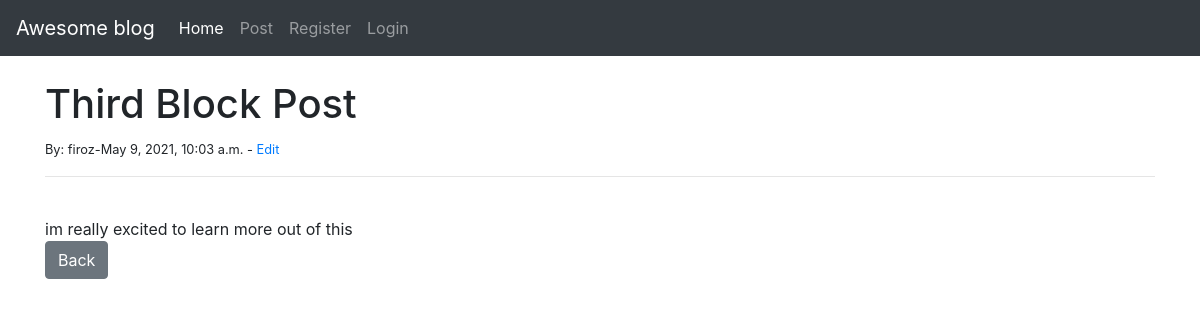
Page /article/3 on the committed database.
### theblog/models.py (models this page shows, shortened)
class Post(models.Model):
    title = models.CharField(max_length=255)
    title_tag = models.CharField(max_length=255,default="")
    author = models.ForeignKey(User,on_delete=models.CASCADE)
    body = models.TextField()
    post_date = models.DateTimeField(auto_now_add=True)

### theblog/views.py (the view)
# urls.py: path('article/<int:pk>',ArticleDetailView.as_view(),name="article-detail"),
class ArticleDetailView(DetailView):
    model = Post
    template_name = 'article_details.htm'

### theblog/templates/article_details.htm (shortened to what this page needs)
{% extends 'base.htm' %}
{% load static %}
{% block content %}
    <h1>{{post.title}}</h1>
    <small>By: {{post.author.username}}-{{post.post_date}}    - <a href="{% url 'update_post' post.pk %}">Edit</a></small>
    <hr><br>
    {{post.body }}
    <br>
    <a href="{% url 'home' %}" class="btn btn-secondary">Back</a>
{% endblock content %}

### rows in the picture
Post: title "Third Block Post", author.username "firoz", post_date "May 9, 2021, 10:03 a.m.", body "im really excited to learn more out of this"
